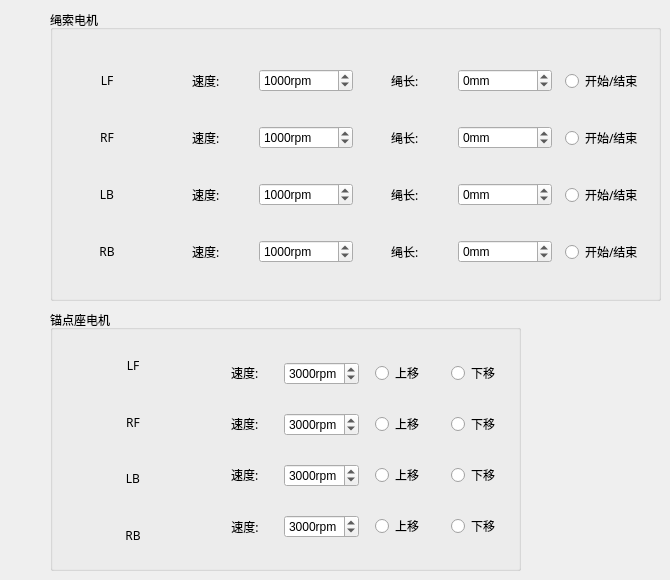
     <widget class="QWidget" name="tab_2">
      <attribute name="title">
       <string>CDPR点动</string>
      </attribute>
      <widget class="QGroupBox" name="groupBox">
       <property name="geometry">
        <rect>
         <x>50</x>
         <y>10</y>
         <width>611</width>
         <height>291</height>
        </rect>
       </property>
       <property name="title">
        <string>绳索电机</string>
       </property>
       <widget class="QWidget" name="layoutWidget">
        <property name="geometry">
         <rect>
          <x>10</x>
          <y>32</y>
          <width>591</width>
          <height>251</height>
         </rect>
        </property>
        <layout class="QGridLayout" name="gridLayout">
         <item row="0" column="0">
          <widget class="QLabel" name="label_22">
           <property name="font">
            <font>
             <family>AR PL UKai CN</family>
            </font>
           </property>
           <property name="text">
            <string>&lt;html&gt;&lt;head/&gt;&lt;body&gt;&lt;p align=&quot;center&quot;&gt;LF&lt;/p&gt;&lt;/body&gt;&lt;/html&gt;</string>
           </property>
           <property name="alignment">
            <set>Qt::AlignCenter</set>
           </property>
          </widget>
         </item>
         <item row="0" column="1" alignment="Qt::AlignHCenter">
          <widget class="QLabel" name="label_30">
           <property name="font">
            <font>
             <family>AR PL UKai CN</family>
            </font>
           </property>
           <property name="text">
            <string>速度:</string>
           </property>
          </widget>
         </item>
         <item row="0" column="2">
          <widget class="QSpinBox" name="lfCableVel">
           <property name="wrapping">
            <bool>false</bool>
           </property>
           <property name="suffix">
            <string>rpm</string>
           </property>
           <property name="minimum">
            <number>0</number>
           </property>
           <property name="maximum">
            <number>5000</number>
           </property>
           <property name="value">
            <number>1000</number>
           </property>
          </widget>
         </item>
         <item row="0" column="3" alignment="Qt::AlignHCenter">
          <widget class="QLabel" name="label_36">
           <property name="font">
            <font>
             <family>AR PL UKai CN</family>
            </font>
           </property>
           <property name="text">
            <string>绳长:</string>
           </property>
          </widget>
         </item>
         <item row="0" column="4">
          <widget class="QSpinBox" name="lfCableLen">
           <property name="suffix">
            <string>mm</string>
           </property>
           <property name="minimum">
            <number>-2000</number>
           </property>
           <property name="maximum">
            <number>2000</number>
           </property>
          </widget>
         </item>
         <item row="0" column="5" alignment="Qt::AlignHCenter">
          <widget class="QRadioButton" name="lfCableJogButton">
           <property name="font">
            <font>
             <family>AR PL UKai CN</family>
            </font>
           </property>
           <property name="text">
            <string>开始/结束</string>
           </property>
           <property name="autoExclusive">
            <bool>false</bool>
           </property>
          </widget>
         </item>
         <item row="1" column="0">
          <widget class="QLabel" name="label_28">
           <property name="font">
            <font>
             <family>AR PL UKai CN</family>
            </font>
           </property>
           <property name="text">
            <string>&lt;html&gt;&lt;head/&gt;&lt;body&gt;&lt;p align=&quot;center&quot;&gt;RF&lt;/p&gt;&lt;/body&gt;&lt;/html&gt;</string>
           </property>
           <property name="alignment">
            <set>Qt::AlignCenter</set>
           </property>
          </widget>
         </item>
         <item row="1" column="1" alignment="Qt::AlignHCenter">
          <widget class="QLabel" name="label_45">
           <property name="font">
            <font>
             <family>AR PL UKai CN</family>
            </font>
           </property>
           <property name="text">
            <string>速度:</string>
           </property>
          </widget>
         </item>
         <item row="1" column="2">
          <widget class="QSpinBox" name="rfCableVel">
           <property name="suffix">
            <string>rpm</string>
           </property>
           <property name="maximum">
            <number>5000</number>
           </property>
           <property name="value">
            <number>1000</number>
           </property>
          </widget>
         </item>
         <item row="1" column="3" alignment="Qt::AlignHCenter">
          <widget class="QLabel" name="label_38">
           <property name="font">
            <font>
             <family>AR PL UKai CN</family>
            </font>
           </property>
           <property name="text">
            <string>绳长:</string>
           </property>
          </widget>
         </item>
         <item row="1" column="4">
          <widget class="QSpinBox" name="rfCableLen">
           <property name="suffix">
            <string>mm</string>
           </property>
           <property name="minimum">
            <number>-2000</number>
           </property>
           <property name="maximum">
            <number>2000</number>
           </property>
          </widget>
         </item>
         <item row="1" column="5" alignment="Qt::AlignHCenter">
          <widget class="QRadioButton" name="rfCableJogButton">
           <property name="font">
            <font>
             <family>AR PL UKai CN</family>
            </font>
           </property>
           <property name="text">
            <string>开始/结束</string>
           </property>
           <property name="autoExclusive">
            <bool>false</bool>
           </property>
          </widget>
         </item>
         <item row="2" column="0">
          <widget class="QLabel" name="label_27">
           <property name="font">
            <font>
             <family>AR PL UKai CN</family>
            </font>
           </property>
           <property name="text">
            <string>&lt;html&gt;&lt;head/&gt;&lt;body&gt;&lt;p align=&quot;center&quot;&gt;LB&lt;/p&gt;&lt;/body&gt;&lt;/html&gt;</string>
           </property>
           <property name="alignment">
            <set>Qt::AlignCenter</set>
           </property>
          </widget>
         </item>
         <item row="2" column="1" alignment="Qt::AlignHCenter">
          <widget class="QLabel" name="label_46">
           <property name="font">
            <font>
             <family>AR PL UKai CN</family>
            </font>
           </property>
           <property name="text">
            <string>速度:</string>
           </property>
          </widget>
         </item>
         <item row="2" column="2">
          <widget class="QSpinBox" name="lbCableVel">
           <property name="suffix">
            <string>rpm</string>
           </property>
           <property name="maximum">
            <number>5000</number>
           </property>
           <property name="value">
            <number>1000</number>
           </property>
          </widget>
         </item>
         <item row="2" column="3" alignment="Qt::AlignHCenter">
          <widget class="QLabel" name="label_39">
           <property name="font">
            <font>
             <family>AR PL UKai CN</family>
            </font>
           </property>
           <property name="text">
            <string>绳长:</string>
           </property>
          </widget>
         </item>
         <item row="2" column="4">
          <widget class="QSpinBox" name="lbCableLen">
           <property name="suffix">
            <string>mm</string>
           </property>
           <property name="minimum">
            <number>-2000</number>
           </property>
           <property name="maximum">
            <number>2000</number>
           </property>
          </widget>
         </item>
         <item row="2" column="5" alignment="Qt::AlignHCenter">
          <widget class="QRadioButton" name="lbCableJogButton">
           <property name="font">
            <font>
             <family>AR PL UKai CN</family>
            </font>
           </property>
           <property name="text">
            <string>开始/结束</string>
           </property>
           <property name="autoExclusive">
            <bool>false</bool>
           </property>
          </widget>
         </item>
         <item row="3" column="0">
          <widget class="QLabel" name="label_29">
           <property name="font">
            <font>
             <family>AR PL UKai CN</family>
            </font>
           </property>
           <property name="text">
            <string>&lt;html&gt;&lt;head/&gt;&lt;body&gt;&lt;p align=&quot;center&quot;&gt;RB&lt;/p&gt;&lt;/body&gt;&lt;/html&gt;</string>
           </property>
           <property name="alignment">
            <set>Qt::AlignCenter</set>
           </property>
          </widget>
         </item>
         <item row="3" column="1" alignment="Qt::AlignHCenter">
          <widget class="QLabel" name="label_47">
           <property name="font">
            <font>
             <family>AR PL UKai CN</family>
            </font>
           </property>
           <property name="text">
            <string>速度:</string>
           </property>
          </widget>
         </item>
         <item row="3" column="2">
          <widget class="QSpinBox" name="rbCableVel">
           <property name="suffix">
            <string>rpm</string>
           </property>
           <property name="maximum">
            <number>5000</number>
           </property>
           <property name="value">
            <number>1000</number>
           </property>
          </widget>
         </item>
         <item row="3" column="3" alignment="Qt::AlignHCenter">
          <widget class="QLabel" name="label_40">
           <property name="font">
            <font>
             <family>AR PL UKai CN</family>
            </font>
           </property>
           <property name="text">
            <string>绳长:</string>
           </property>
          </widget>
         </item>
         <item row="3" column="4">
          <widget class="QSpinBox" name="rbCableLen">
           <property name="suffix">
            <string>mm</string>
           </property>
           <property name="minimum">
            <number>-2000</number>
           </property>
           <property name="maximum">
            <number>2000</number>
           </property>
          </widget>
         </item>
         <item row="3" column="5" alignment="Qt::AlignHCenter">
          <widget class="QRadioButton" name="rbCableJogButton">
           <property name="font">
            <font>
             <family>AR PL UKai CN</family>
            </font>
           </property>
           <property name="text">
            <string>开始/结束</string>
           </property>
           <property name="autoExclusive">
            <bool>false</bool>
           </property>
          </widget>
         </item>
        </layout>
       </widget>
      </widget>
      <widget class="QGroupBox" name="groupBox_2">
       <property name="geometry">
        <rect>
         <x>50</x>
         <y>310</y>
         <width>471</width>
         <height>261</height>
        </rect>
       </property>
       <property name="title">
        <string>锚点座电机</string>
       </property>
       <widget class="QWidget" name="layoutWidget">
        <property name="geometry">
         <rect>
          <x>10</x>
          <y>30</y>
          <width>451</width>
          <height>221</height>
         </rect>
        </property>
        <layout class="QHBoxLayout" name="horizontalLayout_2">
         <item>
          <layout class="QGridLayout" name="gridLayout_12">
           <item row="0" column="0">
            <widget class="QLabel" name="label_15">
             <property name="font">
              <font>
               <family>AR PL UKai CN</family>
              </font>
             </property>
             <property name="text">
              <string>&lt;html&gt;&lt;head/&gt;&lt;body&gt;&lt;p align=&quot;center&quot;&gt;LF&lt;/p&gt;&lt;/body&gt;&lt;/html&gt;</string>
             </property>
             <property name="alignment">
              <set>Qt::AlignCenter</set>
             </property>
            </widget>
           </item>
           <item row="1" column="0">
            <widget class="QLabel" name="label_18">
             <property name="font">
              <font>
               <family>AR PL UKai CN</family>
              </font>
             </property>
             <property name="text">
              <string>&lt;html&gt;&lt;head/&gt;&lt;body&gt;&lt;p align=&quot;center&quot;&gt;RF&lt;/p&gt;&lt;/body&gt;&lt;/html&gt;</string>
             </property>
             <property name="alignment">
              <set>Qt::AlignCenter</set>
             </property>
            </widget>
           </item>
           <item row="2" column="0">
            <widget class="QLabel" name="label_19">
             <property name="font">
              <font>
               <family>AR PL UKai CN</family>
              </font>
             </property>
             <property name="text">
              <string>&lt;html&gt;&lt;head/&gt;&lt;body&gt;&lt;p align=&quot;center&quot;&gt;LB&lt;/p&gt;&lt;/body&gt;&lt;/html&gt;</string>
             </property>
             <property name="alignment">
              <set>Qt::AlignCenter</set>
             </property>
            </widget>
           </item>
           <item row="3" column="0">
            <widget class="QLabel" name="label_20">
             <property name="font">
              <font>
               <family>AR PL UKai CN</family>
              </font>
             </property>
             <property name="text">
              <string>&lt;html&gt;&lt;head/&gt;&lt;body&gt;&lt;p align=&quot;center&quot;&gt;RB&lt;/p&gt;&lt;/body&gt;&lt;/html&gt;</string>
             </property>
             <property name="alignment">
              <set>Qt::AlignCenter</set>
             </property>
            </widget>
           </item>
          </layout>
         </item>
         <item>
          <layout class="QGridLayout" name="gridLayout_3">
           <item row="2" column="1">
            <widget class="QSpinBox" name="lbArchorVel">
             <property name="suffix">
              <string>rpm</string>
             </property>
             <property name="maximum">
              <number>5000</number>
             </property>
             <property name="value">
              <number>3000</number>
             </property>
            </widget>
           </item>
           <item row="1" column="1">
            <widget class="QSpinBox" name="rfArchorVel">
             <property name="suffix">
              <string>rpm</string>
             </property>
             <property name="maximum">
              <number>5000</number>
             </property>
             <property name="value">
              <number>3000</number>
             </property>
            </widget>
           </item>
           <item row="1" column="0" alignment="Qt::AlignHCenter|Qt::AlignVCenter">
            <widget class="QLabel" name="label_24">
             <property name="font">
              <font>
               <family>AR PL UKai CN</family>
              </font>
             </property>
             <property name="text">
              <string>速度:</string>
             </property>
            </widget>
           </item>
           <item row="0" column="1">
            <widget class="QSpinBox" name="lfArchorVel">
             <property name="wrapping">
              <bool>false</bool>
             </property>
             <property name="suffix">
              <string>rpm</string>
             </property>
             <property name="minimum">
              <number>0</number>
             </property>
             <property name="maximum">
              <number>5000</number>
             </property>
             <property name="value">
              <number>3000</number>
             </property>
            </widget>
           </item>
           <item row="0" column="0" alignment="Qt::AlignHCenter|Qt::AlignVCenter">
            <widget class="QLabel" name="label_23">
             <property name="font">
              <font>
               <family>AR PL UKai CN</family>
              </font>
             </property>
             <property name="text">
              <string>速度:</string>
             </property>
            </widget>
           </item>
           <item row="3" column="0">
            <widget class="QLabel" name="label_26">
             <property name="font">
              <font>
               <family>AR PL UKai CN</family>
              </font>
             </property>
             <property name="text">
              <string>速度:</string>
             </property>
             <property name="alignment">
              <set>Qt::AlignCenter</set>
             </property>
            </widget>
           </item>
           <item row="2" column="0" alignment="Qt::AlignHCenter|Qt::AlignVCenter">
            <widget class="QLabel" name="label_25">
             <property name="font">
              <font>
               <family>AR PL UKai CN</family>
              </font>
             </property>
             <property name="text">
              <string>速度:</string>
             </property>
            </widget>
           </item>
           <item row="3" column="1">
            <widget class="QSpinBox" name="rbArchorVel">
             <property name="suffix">
              <string>rpm</string>
             </property>
             <property name="maximum">
              <number>5000</number>
             </property>
             <property name="value">
              <number>3000</number>
             </property>
            </widget>
           </item>
          </layout>
         </item>
         <item>
          <layout class="QGridLayout" name="gridLayout_5">
           <item row="2" column="1" alignment="Qt::AlignHCenter">
            <widget class="QRadioButton" name="lbArchorDown">
             <property name="font">
              <font>
               <family>AR PL UKai CN</family>
              </font>
             </property>
             <property name="text">
              <string>下移</string>
             </property>
             <property name="autoExclusive">
              <bool>false</bool>
             </property>
            </widget>
           </item>
           <item row="1" column="1" alignment="Qt::AlignHCenter">
            <widget class="QRadioButton" name="rfArchorDown">
             <property name="font">
              <font>
               <family>AR PL UKai CN</family>
              </font>
             </property>
             <property name="text">
              <string>下移</string>
             </property>
             <property name="autoExclusive">
              <bool>false</bool>
             </property>
            </widget>
           </item>
           <item row="0" column="1" alignment="Qt::AlignHCenter">
            <widget class="QRadioButton" name="lfArchorDown">
             <property name="font">
              <font>
               <family>AR PL UKai CN</family>
              </font>
             </property>
             <property name="text">
              <string>下移</string>
             </property>
             <property name="autoExclusive">
              <bool>false</bool>
             </property>
            </widget>
           </item>
           <item row="3" column="1" alignment="Qt::AlignHCenter">
            <widget class="QRadioButton" name="rbArchorDown">
             <property name="font">
              <font>
               <family>AR PL UKai CN</family>
              </font>
             </property>
             <property name="text">
              <string>下移</string>
             </property>
             <property name="autoExclusive">
              <bool>false</bool>
             </property>
            </widget>
           </item>
           <item row="3" column="0" alignment="Qt::AlignHCenter">
            <widget class="QRadioButton" name="rbArchorUp">
             <property name="font">
              <font>
               <family>AR PL UKai CN</family>
              </font>
             </property>
             <property name="text">
              <string>上移</string>
             </property>
             <property name="autoExclusive">
              <bool>false</bool>
             </property>
            </widget>
           </item>
           <item row="0" column="0" alignment="Qt::AlignHCenter">
            <widget class="QRadioButton" name="lfArchorUp">
             <property name="font">
              <font>
               <family>AR PL UKai CN</family>
              </font>
             </property>
             <property name="text">
              <string>上移</string>
             </property>
             <property name="autoExclusive">
              <bool>false</bool>
             </property>
            </widget>
           </item>
           <item row="1" column="0" alignment="Qt::AlignHCenter">
            <widget class="QRadioButton" name="rfArchorUp">
             <property name="font">
              <font>
               <family>AR PL UKai CN</family>
              </font>
             </property>
             <property name="text">
              <string>上移</string>
             </property>
             <property name="autoExclusive">
              <bool>false</bool>
             </property>
            </widget>
           </item>
           <item row="2" column="0" alignment="Qt::AlignHCenter">
            <widget class="QRadioButton" name="lbArchorUp">
             <property name="font">
              <font>
               <family>AR PL UKai CN</family>
              </font>
             </property>
             <property name="text">
              <string>上移</string>
             </property>
             <property name="autoExclusive">
              <bool>false</bool>
             </property>
            </widget>
           </item>
          </layout>
         </item>
        </layout>
       </widget>
      </widget>
     </widget>
